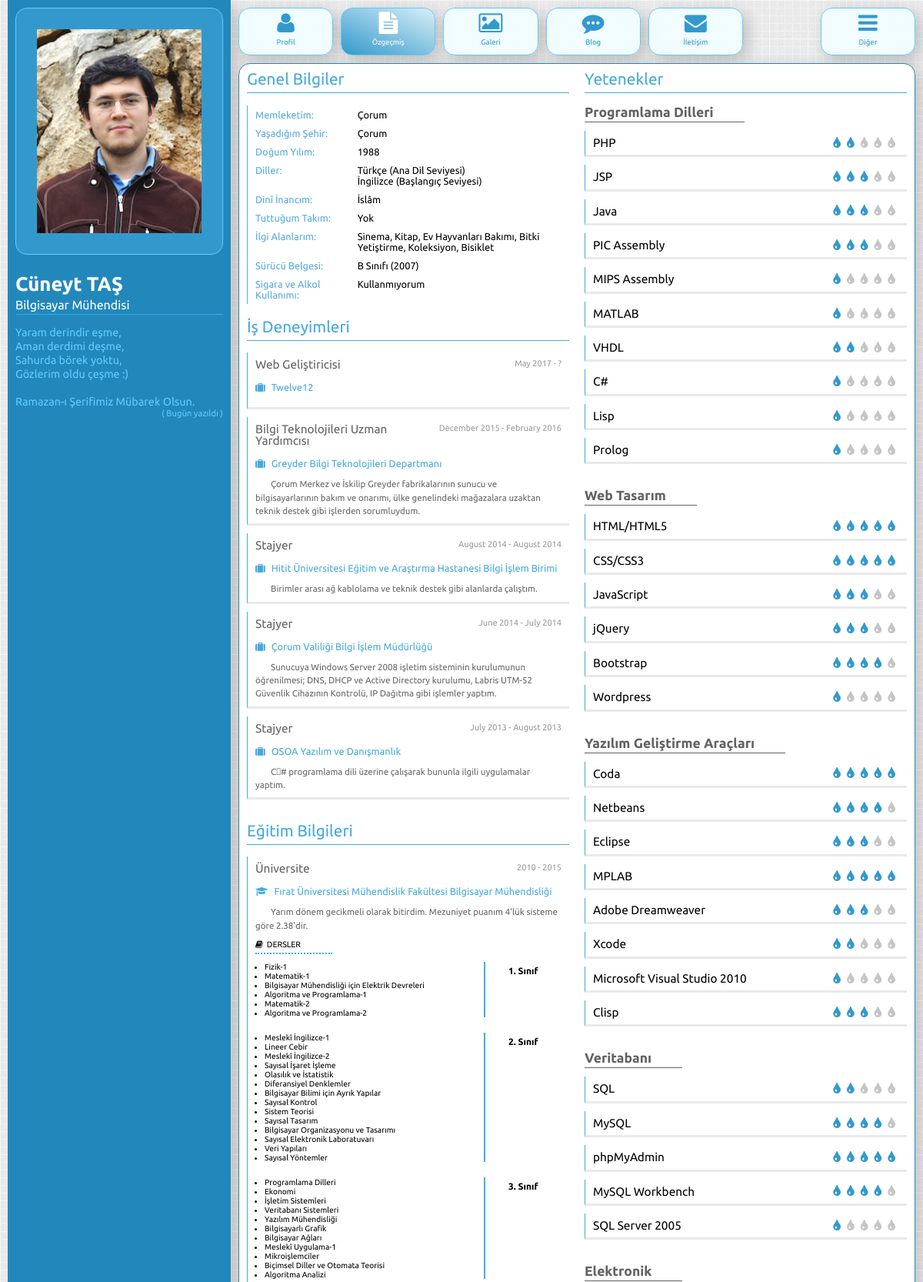
Screenshot of /ozgecmis.php (upper part) with the database file from the repository.
### tables this page shows
CREATE TABLE `Yorumlar` (
  `yorum_ID` bigint(255) NOT NULL,
  `yorum` varchar(200) NOT NULL,
  `yorum_tarih` timestamp NOT NULL DEFAULT CURRENT_TIMESTAMP
);

CREATE TABLE `Is_Deneyimi` (
  `is_ID` int(2) NOT NULL,
  `unvan` varchar(100) NOT NULL,
  `is_baslama_tarihi` date NOT NULL,
  `is_bitis_tarihi` date NOT NULL,
  `sirket` varchar(100) NOT NULL,
  `gorev_tanimi` varchar(400) NOT NULL
);

CREATE TABLE `Yetenek_Kategorileri` (
  `y_kat_ID` int(2) NOT NULL,
  `y_kat_adi` varchar(50) NOT NULL,
  `y_kat_sira` tinyint(3) NOT NULL
);

CREATE TABLE `Yetenekler` (
  `yetenek_ID` int(3) NOT NULL,
  `y_kat_ID` int(2) NOT NULL,
  `yetenek_adi` varchar(50) NOT NULL,
  `seviye` tinyint(1) NOT NULL,
  `yetenek_sira` tinyint(4) NOT NULL
);

### ozgecmis.php (the view, shortened to what this page needs)
<?php
	include("fonksiyonlar.php");
	$sayfa = "Özgeçmiş";
function sayfaIcerigi() {
	global $baglanti;
?>
<div class="ozSol sutun-6">
	<h2>Genel Bilgiler</h2>
	<ul class="profil">
		<li class="satir"><label class="proBaslik sutun-4">Memleketim:</label><span class="proBilgi sutun-8">Çorum</span></li>
		<li class="satir"><label class="proBaslik sutun-4">Yaşadığım Şehir:</label><span class="proBilgi sutun-8">Çorum</span></li>
		<li class="satir"><label class="proBaslik sutun-4">Doğum Yılım:</label><span class="proBilgi sutun-8">1988</span></li>
		<li class="satir"><label class="proBaslik sutun-4">Diller:</label><span class="proBilgi sutun-8">Türkçe (Ana Dil Seviyesi)<br>İngilizce (Başlangıç Seviyesi)</span></li>
		<li class="satir"><label class="proBaslik sutun-4">Dinî İnancım:</label><span class="proBilgi sutun-8">İslâm</span></li>
		<li class="satir"><label class="proBaslik sutun-4">Tuttuğum Takım:</label><span class="proBilgi sutun-8">Yok</span></li>
		<li class="satir"><label class="proBaslik sutun-4">İlgi Alanlarım:</label><span class="proBilgi sutun-8">Sinema, Kitap, Ev Hayvanları Bakımı, Bitki Yetiştirme, Koleksiyon, Bisiklet</span></li>
		<li class="satir"><label class="proBaslik sutun-4">Sürücü Belgesi:</label><span class="proBilgi sutun-8">B Sınıfı (2007)</span></li>
		<li class="satir"><label class="proBaslik sutun-4">Sigara ve Alkol Kullanımı:</label><span class="proBilgi sutun-8">Kullanmıyorum</span></li>
	</ul>
	<h2>İş Deneyimleri</h2>
	<?php
		try {
			$ifade = $baglanti->prepare("SELECT unvan, is_baslama_tarihi, is_bitis_tarihi, sirket, gorev_tanimi FROM Is_Deneyimi ORDER BY is_baslama_tarihi DESC");
			$ifade->execute();
			$deneyimler = $ifade->fetchAll();
		} catch(PDOException $i) {
			echo "İş deneyimi verileri çekilemedi: " . $i->getMessage();
		}
	?>
	<ul class="basliklar">
		<?php
			function zamanDuzenle($zaman) {
				return strftime( '%B %Y', strtotime($zaman) );
			}
			foreach($deneyimler as $deneyim){
		?>
		<li>
			<div class="deneyim satir">
				<h3 class="baslik sutun-6"><?= $deneyim["unvan"] ?></h3>
				<span class="periyot sutun-6"><?= zamanDuzenle($deneyim["is_baslama_tarihi"]) ?> - <?= $deneyim["is_bitis_tarihi"] == "0000-00-00" ? "?" : zamanDuzenle($deneyim["is_bitis_tarihi"]) ?></span>
			</div>
			<h4 class="isAdi">
	 		<i class="fa fa-suitcase"></i>
	 		<?= $deneyim["sirket"] ?>
			</h4>
			<p><?= $deneyim["gorev_tanimi"] ?></p>
		</li>
		<?php } ?>
	</ul>
	<h2>Eğitim Bilgileri</h2>
	<ul class="basliklar">
		<li>
			<div class="satir">
				<h3 class="baslik sutun-6">Üniversite</h3>
				<span class="periyot sutun-6">2010 - 2015</span>
			</div>
			<h4 class="isAdi">
				<i class="fa fa-graduation-cap"></i>
				Fırat Üniversitesi Mühendislik Fakültesi Bilgisayar Mühendisliği
			</h4>
			<p>Yarım dönem gecikmeli olarak bitirdim. Mezuniyet puanım 4'lük sisteme göre 2.38'dir.</p>
			<div class="dersBolumu">
				<h5 class="dersler"><i class="fa fa-book"></i>DERSLER</h5>
				<div class="sinifBolumu satir">
	 			<h6 class="sinif sutun-3">1. Sınıf</h6>
	 			<ul class="ders sutun-9">
		 			<li>Fizik-1</li>
		 			<li>Matematik-1</li>
		 			<li>Bilgisayar Mühendisliği için Elektrik Devreleri</li>
		 			<li>Algoritma ve Programlama-1</li>
		 			<li>Matematik-2</li>
		 			<li>Algoritma ve Programlama-2</li>
	 			</ul>
				</div>
				<div class="sinifBolumu satir">
	 			<h6 class="sinif sutun-3">2. Sınıf</h6>
	 			<ul class="ders sutun-9">
		 			<li>Meslekî İngilizce-1</li>
		 			<li>Lineer Cebir</li>
		 			<li>Meslekî İngilizce-2</li>
		 			<li>Sayısal İşaret İşleme</li>
		 			<li>Olasılık ve İstatistik</li>
		 			<li>Diferansiyel Denklemler</li>
		 			<li>Bilgisayar Bilimi için Ayrık Yapılar</li>
		 			<li>Sayısal Kontrol</li>
		 			<li>Sistem Teorisi</li>
		 			<li>Sayısal Tasarım</li>
		 			<li>Bilgisayar Organizasyonu ve Tasarımı</li>
		 			<li>Sayısal Elektronik Laboratuvarı</li>
		 			<li>Veri Yapıları</li>
		 			<li>Sayısal Yöntemler</li>
	 			</ul>
				</div>
				<div class="sinifBolumu satir">
	 			<h6 class="sinif sutun-3">3. Sınıf</h6>
	 			<ul class="ders sutun-9">
		 			<li>Programlama Dilleri</li>
		 			<li>Ekonomi</li>
		 			<li>İşletim Sistemleri</li>
		 			<li>Veritabanı Sistemleri</li>
		 			<li>Yazılım Mühendisliği</li>
		 			<li>Bilgisayarlı Grafik</li>
		 			<li>Bilgisayar Ağları</li>
		 			<li>Meslekî Uygulama-1</li>
		 			<li>Mikroişlemciler</li>
		 			<li>Biçimsel Diller ve Otomata Teorisi</li>
		 			<li>Algoritma Analizi</li>
	 			</ul>
				</div>
			</div>
		</li>
	</ul>
	</div>
	<div class="ozSag sutun-6">
		<h2>Yetenekler</h2>
<?php
	try {
		$ifade = $baglanti->prepare("SELECT y_kat_ID, y_kat_adi FROM Yetenek_Kategorileri ORDER BY y_kat_sira");
		$ifade->execute();
		$yKategorileri = $ifade->fetchAll();
	} catch(PDOException $i) {
		echo "Yetenek kategorisi verileri çekilemedi: " . $i->getMessage();
	}
	foreach($yKategorileri as $yKategorisi) {
?>
<h3 class="yetBaslik"><?= $yKategorisi["y_kat_adi"] ?></h3>
<?php
	 try {
		$ifade = $baglanti->prepare("SELECT yetenek_adi, seviye FROM Yetenekler WHERE y_kat_ID = ".$yKategorisi['y_kat_ID']." ORDER BY yetenek_sira");
		$ifade->execute();
		$yetenekler = $ifade->fetchAll();
	} catch(PDOException $i) {
		echo "Yetenek verileri çekilemedi: " . $i->getMessage();
	}
	echo "<ul class='basliklar'>";
	foreach($yetenekler as $yetenek) {
?>
<li class="satir">
	<span class="yetenek sutun-8"><?= $yetenek["yetenek_adi"] ?></span>
	<span class="seviye sutun-4">
		<?php
			$seviyeSay = 1;
			while($seviyeSay <= $yetenek["seviye"]) {
				echo "<i class='fa fa-tint fa-lg dolu'></i> ";
				$seviyeSay++;
			}
			$seviyeSay = 1;
			while($seviyeSay <= 5 - $yetenek["seviye"]) {
				echo "<i class='fa fa-tint fa-lg bos'></i> ";
				$seviyeSay++;
			}
		?>
	</span>
</li>
<?php } echo "</ul>"; } ?>
	</div>
<?php
}
tema_sablon( $sayfa );
?>

### fonksiyonlar.php (shortened to what this page needs)
<?php
include("veritabani_ayarlar.php");
try {
	$baglanti = new PDO("mysql:host=$sunucuAdi;dbname=$veritabaniAdi", $kullaniciAdi, $parola);
	$baglanti->setAttribute(PDO::ATTR_ERRMODE, PDO::ERRMODE_EXCEPTION);
	$baglanti->query("SET NAMES 'utf8'");
} catch(PDOException $i) {
	echo "Bağlantı başarısız oldu: " . $i->getMessage();
}
function tema_head($baslik = "") {
?>
<head>
 	<link rel="stylesheet" href="css/bicim.css">
 	<link rel="stylesheet" href="css/mobil.css">
 	<link rel="stylesheet" href="css/font-awesome.min.css">
 	<link rel="stylesheet" href="js/colorbox/colorbox.css" />
	</head>
<?php
}
function tema_solSutun() {
	global $yorumlar, $baglanti;
?>
<section class="solSutun sutun-3 golge">
	<div class="maviAlan">
 	<img class="cuneyt kivrikKose" src="resim/cuneyt.jpg" alt="Cüneyt TAŞ">
		<div class="bilgi">
 		<h1 class="isim">Cüneyt TAŞ</h1>
 		<p class="baslik">Bilgisayar Mühendisi</p>
 		<hr class="cizgi">
 		<p class="yorum">
	 		<?php
		 		try {
		 			$ifade = $baglanti->prepare("SELECT yorum, yorum_tarih FROM Yorumlar ORDER BY yorum_ID DESC LIMIT 1");
				    $ifade->execute();
					$yorumlar = $ifade->fetchAll();
				} catch(PDOException $i) {
					echo "Yorum verileri çekilemedi: " . $i->getMessage();
				}
	 			echo $yorumlar[0]["yorum"];
	 		?>
		</p>
 		<p class="yorumZaman">
	 		<?php
	 			$baslangic = strtotime($yorumlar[0]["yorum_tarih"]);
	 			$son = ceil((time()-$baslangic)/60/60/24)-1;
	 			if ($son == 0 || $son == -1) {
	 				echo "( Bugün yazıldı )";
	 			} else {
		 			echo "( ".$son ." gün oldu )";
	 			}
			?>
			</p>
		</div>
	</div>
</section>
<?php
}
function tema_menu($sayfa) {
	$siteIsmi = htmlspecialchars($_SERVER["HTTP_HOST"]);
	$anasayfaBaglantisi = $siteIsmi == "localhost" ? "/cuneyttas/" : "/";
?>
<nav class="menu satir">
<ul class="sutun-12">
	<li class="golge kivrikKose "><a title="Profil" class="kivrikKose <?php if ($sayfa == "Anasayfa" ) echo "aktif butonRengiAktif" ?>" href="<?= $anasayfaBaglantisi ?>"><i class="fa fa-user fa-3x menu-ikon"></i><br>Profil</a></li>
	<li class="golge kivrikKose"><a title="Özgeçmiş" class="kivrikKose <?php if ($sayfa == "Özgeçmiş" ) echo "aktif butonRengiAktif" ?>" href="ozgecmis.php"><i class="fa fa-file-text fa-3x menu-ikon"></i><br>Özgeçmiş</a></li>
	<li class="golge kivrikKose"><a title="Galeri" class="kivrikKose <?php if ($sayfa == "Galeri" ) echo "aktif butonRengiAktif" ?>" href="galeri.php"><i class="fa fa-picture-o fa-3x menu-ikon"></i><br>Galeri</a></li>
	<li class="golge kivrikKose"><a title="Blog" class="kivrikKose <?php if ($sayfa == "Blog" ) echo "aktif butonRengiAktif" ?>" href="blog.php"><i class="fa fa-commenting fa-3x menu-ikon"></i><br>Blog</a></li>
	<li class="golge kivrikKose"><a title="İletişim" class="kivrikKose <?php if ($sayfa == "İletişim" ) echo "aktif butonRengiAktif" ?>" href="iletisim.php"><i class="fa fa-envelope fa-3x menu-ikon"></i><br>İletişim</a></li>
	<li class="acMenu golge  kivrikKose">
		<a href="#" class="diger kivrikKose"><i class="fa fa-bars fa-3x menu-ikon"></i><br>Diğer</a>
	</li>
</ul>
</nav>
<?php
}
?>
<?php
function tema_sablon($sayfa) {
?>
<!DOCTYPE html>
<html lang="tr">
	<?php tema_head($sayfa); ?>
	<body>
	<div class="ana satir">
		<?php tema_solSutun(); ?>
 		<section class="sagSutun sutun-9">
 			<?php tema_Menu($sayfa); ?>
 			<div class="icerik satir golge kivrikKose">
	 			<?php sayfaIcerigi(); ?>
 			</div>
 		</section>
 	</div>
	</body>
</html>
<?php
}
?>

### css/bicim.css (style rules this page uses)
html, body { margin: 0; padding: 0; height: 100%; }
body { background-color: #ECE9E7; background-image: url("../resim/arkaplan.png"); }
body * { font-family: Ubuntu, sans-serif; }
.golge { box-shadow: 6px 6px 20px 0px rgba(0,0,0,0.2); }
.kivrikKose { border-radius: 15px; }
.butonRengiAktif { background: #3399CC; background: -webkit-linear-gradient(25deg, #3399CC,#F1FCFE 115%); background: -o-linear-gradient(25deg, #3399CC,#F1FCFE 115%); background: -moz-linear-gradient(25deg, #3399CC,#F1FCFE 115%); background: linear-gradient(25deg, #3399CC,#F1FCFE 115%); }
hr.cizgi { border-color: #39AAE0; margin: 0; border-top: 0; margin-bottom: 10px; }
a { text-decoration: none; }
div.ana { margin: 0 auto; width: 1200px; height: 100%; overflow-x: hidden; }
section.solSutun { height: 100%; padding-top: 0; padding-bottom: 0; padding-right: 0; }
div.maviAlan { height: 100%; background-color: #2288BB; position: relative; padding: 30px; }
img.cuneyt { background-color: #3399CC; border: 1px solid #5FCCFF; padding: 10%; width: 100%; }
div.bilgi { margin-top: 30px; }
div.bilgi h1.isim { font-size: 25.6px; color: white; margin: 0; }
div.bilgi p.yorum { font-size: .9em; color: #5FCCFF; line-height: 18px; margin-bottom: 0; }
div.bilgi p.yorumZaman { font-size: .7em; color: #5FCCFF; float: right; margin: 0; }
div.bilgi p.baslik { font-size: 1em; line-height: 1.5em; color: white; margin: 0; }
section.sagSutun { position: relative; height: 100%; }
nav.menu { margin-bottom: 30px; }
i.menu-ikon { margin-top: 18px; margin-bottom: 5px }
nav.menu > ul { padding: 0px; list-style-type: none; margin: 0px; }
nav.menu > ul > li { font-size: .9em; color: #5FCCFF; line-height: 18px; float: left; text-align: center; width: 102px; margin: 0px; padding: 0px; margin-right: 30px; }
nav.menu > ul > li:last-child { float: right; margin-right: 0; }
nav.menu > ul > li > a { color: #3399CC; background-color: rgba(241, 254, 255, 0.91); border: 1px solid; border-color: #5FCCFF; height: 100px; width: 100%; padding: 0px; text-align: center; display: block; }
nav.menu > ul > li > a.aktif { color: white; }
div.icerik { border: 1px solid #2288BC; background-color: white; position: absolute; top: 160px; bottom: 30px; right: 30px; left: 30px; overflow-y: scroll; }
h2 { color: #44AADD; font-size: 1.3em; line-height: 1em; margin: 0px; font-weight: inherit; border-bottom: 1px solid #44AADD; padding-bottom: 6px; margin-bottom: 15px; margin-top: 20px; }
a { color: #44AADD; }
div.icerik h2:first-child { margin-top: 0; }
ul { list-style: none; padding: 0px; }
ul.profil > li { margin: 0px; padding: 5px 10px; border-left-width: 1px; border-left-style: solid; border-color: #55AADD; font-size: .8em; }
label { color: #55AADD; }
label.proBaslik, span.proBilgi { padding: 0; }
div.icerik p { color: #666666; font-size: .9em; line-height: 1.5em; margin: 10px 0 0; text-indent: 20px; }
ul.basliklar { background: 0 0; margin: 15px 0 30px; padding: 0 0 1px; }
h3.baslik, span.periyot, span.tarih { padding: 0; }
ul.basliklar > li { margin: 10px 0 0; padding: 8px 10px; border-left-width: 1px; border-left-style: solid; border-left-color: #44AADD; border-bottom: 3px solid #E9E9E9; font-size: .8em; }
h3 { color: #636262; font-size: 17.5px; }
h3.baslik { font-size: 1.2em; line-height: 1em; margin-bottom: 5px; font-weight: inherit; margin-top: 0px; }
span.periyot, span.tarih { float: right; color: #999; font-size: 11px; text-align: right; }
h4.isAdi { font-size: 1em; font-weight: inherit; margin-top: 10px; margin-bottom: 10px; color: #4AD; }
h5.dersler { font-weight: inherit; border-bottom: 2px solid #44AADD; border-bottom-style: dotted; width: 100px; padding-bottom: 5px; margin: 10px 0; }
ul.ders { margin-bottom: 20px; padding: 0; }
ul.ders > li { list-style: disc; margin: 0; margin-left: 12px; padding: 0; border: 0; font-size: .8em; border-right: 2px solid #44AADD; }
div.dersBolumu h6.sinif { float: right; margin: 0; margin-top: 5px; font-weight: bold; font-size: 12px; text-align: center; padding: 0; }
ul.basliklar i { margin-right: 5px; }
h3.yetBaslik { border-bottom: 1px solid; display: inline; padding-bottom: 3px; padding-right: 40px; }
span.yetenek { font-size: 1.2em; line-height: 1em; font-weight: inherit; padding: 0; }
span.seviye { padding: 0; text-align: right; }
span.seviye i.dolu { color: #3399CC; }
span.seviye i.bos { color: #C5C5C5; }

### rows the page displays
yorumlar: yorum "Yaram derindir eşme, Aman derdimi deşme, Sahurda börek yoktu, Gözlerim oldu çeşme :) Ramazan-ı Şerifimiz Mübarek Olsun."
is_deneyimi: unvan "Web Geliştiricisi", is_baslama_tarihi "May 2017", sirket "Twelve12"
is_deneyimi: unvan "Bilgi Teknolojileri Uzman Yardımcısı", is_baslama_tarihi "December 2015", is_bitis_tarihi "February 2016", sirket "Greyder Bilgi Teknolojileri Departmanı", gorev_tanimi "Çorum Merkez ve İskilip Greyder fabrikalarının sunucu ve bilgisayarlarının bakım ve onarımı, ülke genelindeki mağazalara uzaktan teknik destek gibi işlerden sorumluydum."
is_deneyimi: unvan "Stajyer", is_baslama_tarihi "August 2014", is_bitis_tarihi "August 2014", sirket "Hitit Üniversitesi Eğitim ve Araştırma Hastanesi Bilgi İşlem Birimi", gorev_tanimi "Birimler arası ağ kablolama ve teknik destek gibi alanlarda çalıştım."
is_deneyimi: unvan "Stajyer", is_baslama_tarihi "June 2014", is_bitis_tarihi "July 2014", sirket "Çorum Valiliği Bilgi İşlem Müdürlüğü", gorev_tanimi "Sunucuya Windows Server 2008 işletim sisteminin kurulumunun öğrenilmesi; DNS, DHCP ve Active Directory kurulumu, Labris UTM-52 Güvenlik Cihazının Kontrolü, IP Dağıtma gibi işlemler yaptım."
is_deneyimi: unvan "Stajyer", is_baslama_tarihi "July 2013", is_bitis_tarihi "August 2013", sirket "OSOA Yazılım ve Danışmanlık", gorev_tanimi "C # programlama dili üzerine çalışarak bununla ilgili uygulamalar yaptım."
yetenek_kategorileri: y_kat_adi "Programlama Dilleri"
yetenekler: yetenek_adi "PHP", seviye 2 (drawn)
yetenekler: yetenek_adi "JSP", seviye 3 (drawn)
yetenekler: yetenek_adi "Java", seviye 3 (drawn)
yetenekler: yetenek_adi "PIC Assembly", seviye 3 (drawn)
yetenekler: yetenek_adi "MIPS Assembly", seviye 1 (drawn)
yetenekler: yetenek_adi "MATLAB", seviye 1 (drawn)
yetenekler: yetenek_adi "VHDL", seviye 2 (drawn)
yetenekler: yetenek_adi "C#", seviye 1 (drawn)
yetenekler: yetenek_adi "Lisp", seviye 1 (drawn)
yetenekler: yetenek_adi "Prolog", seviye 1 (drawn)
yetenek_kategorileri: y_kat_adi "Web Tasarım"
yetenekler: yetenek_adi "HTML/HTML5", seviye 5 (drawn)
yetenekler: yetenek_adi "CSS/CSS3", seviye 5 (drawn)
yetenekler: yetenek_adi "JavaScript", seviye 3 (drawn)
yetenekler: yetenek_adi "jQuery", seviye 3 (drawn)
yetenekler: yetenek_adi "Bootstrap", seviye 4 (drawn)
yetenekler: yetenek_adi "Wordpress", seviye 1 (drawn)
yetenek_kategorileri: y_kat_adi "Yazılım Geliştirme Araçları"
yetenekler: yetenek_adi "Coda", seviye 5 (drawn)
yetenekler: yetenek_adi "Netbeans", seviye 4 (drawn)
yetenekler: yetenek_adi "Eclipse", seviye 3 (drawn)
yetenekler: yetenek_adi "MPLAB", seviye 5 (drawn)
yetenekler: yetenek_adi "Adobe Dreamweaver", seviye 3 (drawn)
yetenekler: yetenek_adi "Xcode", seviye 2 (drawn)
yetenekler: yetenek_adi "Microsoft Visual Studio 2010", seviye 1 (drawn)
yetenekler: yetenek_adi "Clisp", seviye 3 (drawn)
yetenek_kategorileri: y_kat_adi "Veritabanı"
yetenekler: yetenek_adi "SQL", seviye 2 (drawn)
yetenekler: yetenek_adi "MySQL", seviye 4 (drawn)
yetenekler: yetenek_adi "phpMyAdmin", seviye 5 (drawn)
yetenekler: yetenek_adi "MySQL Workbench", seviye 4 (drawn)
yetenekler: yetenek_adi "SQL Server 2005", seviye 1 (drawn)
yetenek_kategorileri: y_kat_adi "Elektronik"
